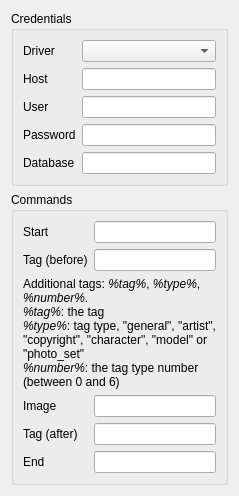
      <widget class="QWidget" name="pageCommandsDatabase">
       <layout class="QFormLayout" name="formLayout_13">
        <item row="1" column="0" colspan="2">
         <widget class="QGroupBox" name="groupBox_4">
          <property name="title">
           <string>Commands</string>
          </property>
          <layout class="QFormLayout" name="formLayout_20">
           <item row="0" column="0">
            <widget class="QLabel" name="label_77">
             <property name="text">
              <string>Start</string>
             </property>
            </widget>
           </item>
           <item row="0" column="1">
            <widget class="QLineEdit" name="lineCommandsSqlBefore"/>
           </item>
           <item row="1" column="0">
            <widget class="QLabel" name="label_79">
             <property name="text">
              <string>Tag (before)</string>
             </property>
            </widget>
           </item>
           <item row="1" column="1">
            <widget class="QLineEdit" name="lineCommandsSqlTagBefore"/>
           </item>
           <item row="3" column="0">
            <widget class="QLabel" name="label_75">
             <property name="text">
              <string>Image</string>
             </property>
            </widget>
           </item>
           <item row="3" column="1">
            <widget class="QLineEdit" name="lineCommandsSqlImage"/>
           </item>
           <item row="4" column="0">
            <widget class="QLabel" name="label_76">
             <property name="text">
              <string>Tag (after)</string>
             </property>
            </widget>
           </item>
           <item row="4" column="1">
            <widget class="QLineEdit" name="lineCommandsSqlTagAfter"/>
           </item>
           <item row="5" column="0">
            <widget class="QLabel" name="label_78">
             <property name="text">
              <string>End</string>
             </property>
            </widget>
           </item>
           <item row="5" column="1">
            <widget class="QLineEdit" name="lineCommandsSqlAfter"/>
           </item>
           <item row="2" column="0" colspan="2">
            <widget class="QLabel" name="label_28">
             <property name="text">
              <string>Additional tags: &lt;i&gt;%tag%&lt;/i&gt;, &lt;i&gt;%type%&lt;/i&gt;, &lt;i&gt;%number%&lt;/i&gt;.&lt;br/&gt;&lt;i&gt;%tag%&lt;/i&gt;: the tag&lt;br/&gt;&lt;i&gt;%type%&lt;/i&gt;: tag type, &quot;general&quot;, &quot;artist&quot;, &quot;copyright&quot;, &quot;character&quot;, &quot;model&quot; or &quot;photo_set&quot;&lt;br/&gt;&lt;i&gt;%number%&lt;/i&gt;: the tag type number (between 0 and 6)</string>
             </property>
             <property name="wordWrap">
              <bool>true</bool>
             </property>
            </widget>
           </item>
          </layout>
         </widget>
        </item>
        <item row="0" column="0" colspan="2">
         <widget class="QGroupBox" name="groupBox">
          <property name="title">
           <string>Credentials</string>
          </property>
          <layout class="QFormLayout" name="formLayout_19">
           <item row="1" column="0">
            <widget class="QLabel" name="label_24">
             <property name="text">
              <string>Host</string>
             </property>
            </widget>
           </item>
           <item row="1" column="1">
            <widget class="QLineEdit" name="lineCommandsSqlHost"/>
           </item>
           <item row="2" column="0">
            <widget class="QLabel" name="label_72">
             <property name="text">
              <string>User</string>
             </property>
            </widget>
           </item>
           <item row="2" column="1">
            <widget class="QLineEdit" name="lineCommandsSqlUser"/>
           </item>
           <item row="3" column="0">
            <widget class="QLabel" name="label_73">
             <property name="text">
              <string>Password</string>
             </property>
            </widget>
           </item>
           <item row="3" column="1">
            <widget class="QLineEdit" name="lineCommandsSqlPassword"/>
           </item>
           <item row="4" column="0">
            <widget class="QLabel" name="label_74">
             <property name="text">
              <string>Database</string>
             </property>
            </widget>
           </item>
           <item row="4" column="1">
            <widget class="QLineEdit" name="lineCommandsSqlDatabase"/>
           </item>
           <item row="0" column="0">
            <widget class="QLabel" name="label_25">
             <property name="text">
              <string>Driver</string>
             </property>
            </widget>
           </item>
           <item row="0" column="1">
            <widget class="QComboBox" name="comboCommandsSqlDriver"/>
           </item>
          </layout>
         </widget>
        </item>
       </layout>
      </widget>
